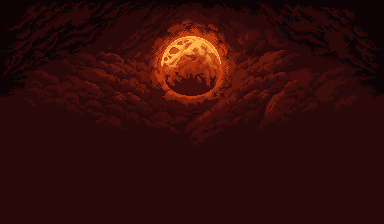
#> input picture art/backgrounds/ashlands/sky.png, 384 x 224 px, found by its file name
$ python prepare_biome_backdrops.py
#> lines starting #> are read from the running program, lines starting #| are printed output that depends on the picture; after the words box and inside, x2 and y2 are one past the last pixel; in counts of white or black regions, pixels touching at a corner belong together
"""Makes the mountains', tundra's and ashlands' backdrops from the graveyard's (GothicVania Cemetery by ansimuz, CC0).

Each place keeps the pictures' pixel art and gets its own colours: a picture's brightness is mapped onto a palette, so the
blood moon becomes a pale moon over the peaks, a hazy sun over the snow, or a smoulder over the ash. The far crags get
snow on their high parts. Run it from the project folder: python tools/prepare_biome_backdrops.py
"""
import os
import numpy as np
from PIL import Image

SOURCE = "art/backgrounds/cemetery"
rng = np.random.default_rng(7)


def load(name):
#> called with name = 'sky.png'
    return np.asarray(Image.open(os.path.join(SOURCE, name)).convert("RGBA")).astype(np.float32) / 255.0
#> call 2 of load, with name = 'far.png'
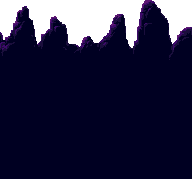
#> input picture art/backgrounds/cemetery/far.png, 192 x 179 px, found by its file name
#> call 3 of load, with name = 'near.png'
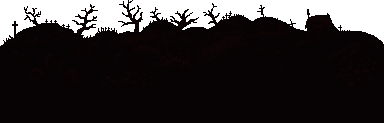
#> input picture art/backgrounds/ashlands/near.png, 384 x 123 px, found by its file name


def hexcolour(code):
    return np.array([int(code[i:i + 2], 16) for i in (1, 3, 5)], dtype=np.float32) / 255.0


def gradient(stops, values):
    """Maps values in 0..1 onto a list of (position, colour) stops."""
    out = np.zeros(values.shape + (3,), dtype=np.float32)
    positions = [p for p, _ in stops]
    for channel in range(3):
        out[..., channel] = np.interp(values, positions, [hexcolour(c)[channel] for _, c in stops])
    return out


def recolour(image, stops, lift=0.0):
#> called with lift = 0
    brightness = image[..., :3] @ np.array([0.3, 0.59, 0.11], dtype=np.float32)
    brightness = np.clip((brightness - brightness.min()) / max(brightness.max() - brightness.min(), 1e-3) + lift, 0.0, 1.0)
    rgb = gradient(stops, brightness)
    return np.concatenate([rgb, image[..., 3:]], axis=2)
#> returned value: shape (224, 384, 4) float32


def save(array, place, name):
#> called with place = 'mountains', name = 'sky.png'
    folder = os.path.join("art/backgrounds", place)
    os.makedirs(folder, exist_ok=True)
    Image.fromarray((np.clip(array, 0, 1) * 255).astype(np.uint8)).save(os.path.join(folder, name))


def crags(image, top, bottom, snow=None, rim=None):
    """The far crags: a haze from the tops of the rocks down, snow on the high parts, a glow along the edge."""
#> called with top = '#6f82a6', bottom = '#171d30', snow = ('#f2f7ff', '#a9bdd9')
    h, w = image.shape[:2]
#> h = 179; w = 192
    alpha = image[..., 3]
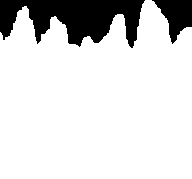
#> alpha: shape (179, 192) float32; values 0 (black) and 1 (white), 84.9% white; 2 black regions, box (x1, y1, x2, y2) and area: (0, 0, 145, 48) 4244, (152, 0, 192, 44) 950
    out = np.zeros_like(image)
    tops = np.array([np.argmax(alpha[:, x] > 0.5) if (alpha[:, x] > 0.5).any() else h for x in range(w)])
#> tops = 192 values, max 48 at index 131, min 0 at index 145, mean 27.05
    glow = np.convolve(rng.random(w), np.ones(9) / 9, mode="same") > 0.55  # embers glow along some of the ridge, not all of it
    shoulder = np.percentile(tops[tops < h], 70) if (tops < h).any() else h
#> shoulder = 37
    for x in range(w):
        for y in range(h):
            if alpha[y, x] <= 0.5:
                continue
            t = (y - tops[x]) / max(h - tops[x], 1)
            colour = hexcolour(top) * (1 - t) + hexcolour(bottom) * t
            if snow is not None:
                depth = np.clip((shoulder - tops[x]) * 0.7, 0, 60)
                depth += 3 * np.sin(x / 2.3) + rng.integers(-2, 3) if depth > 4 else 0
                if y - tops[x] < depth:
                    lit = 1.0 - 0.45 * (y - tops[x]) / max(depth, 1)
                    colour = hexcolour(snow[0]) * lit + hexcolour(snow[1]) * (1 - lit)
            if rim is not None and y - tops[x] < 2 and glow[x]:
                colour = hexcolour(rim)
            out[y, x, :3] = colour
            out[y, x, 3] = 1.0
#> out: shape (179, 192, 4) float32
    return out


sky = load("sky.png")
far = load("far.png")
near = load("near.png")

# Mountains: a cold twilight, a pale moon, tall grey-blue peaks capped with snow.
save(recolour(sky, [(0.0, "#070b18"), (0.35, "#1b2744"), (0.7, "#4a628f"), (1.0, "#e8f0ff")]), "mountains", "sky.png")
save(crags(far, "#6f82a6", "#171d30", snow=("#f2f7ff", "#a9bdd9")), "mountains", "far.png")
save(recolour(near, [(0.0, "#080b14"), (0.6, "#1b2438"), (1.0, "#53668c")]), "mountains", "near.png")

# Tundra: a pale low sun in a teal sky, ice-white ridges, snow-covered ground with the graveyard's bare trees standing in it.
save(recolour(sky, [(0.0, "#08202c"), (0.4, "#1f5a6e"), (0.75, "#86c4d4"), (1.0, "#f4fcff")]), "tundra", "sky.png")
save(crags(far, "#c9e4ee", "#4a7a90", snow=("#ffffff", "#cfe9f2")), "tundra", "far.png")
save(recolour(near, [(0.0, "#1c3345"), (0.5, "#5a8aa3"), (1.0, "#f2fbff")], lift=0.25), "tundra", "near.png")
#> call 4 of recolour, with lift = 0.25
#> in recolour (call 4), `brightness = np.clip((brightness - brightness.min()) / max(brightness...`:
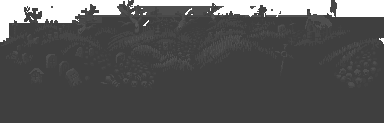
#> brightness: shape (123, 384) float32; min 0.25, max 1, mean 0.339
#> in recolour (call 4), `return np.concatenate([rgb, image[..., 3:]], axis=2)`:
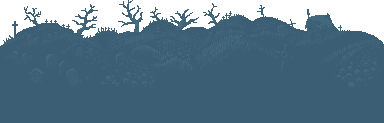
#> returned value: shape (123, 384, 4) float32; mean of channels 0, 1, 2, 3 0.314, 0.443, 0.52, 0.806; transparent parts drawn white

# Ashlands: a smouldering red sky, black crags edged with ember, ash-dark hills.
save(recolour(sky, [(0.0, "#0d0305"), (0.4, "#4a0f0c"), (0.75, "#b8350f"), (1.0, "#ffb347")]), "ashlands", "sky.png")
save(crags(far, "#1c0807", "#040102", rim="#ff6a1f"), "ashlands", "far.png")
#> call 3 of crags, with top = '#1c0807', bottom = '#040102', rim = '#ff6a1f'
#> after the loop in crags (call 3), `for x in range(w):`:
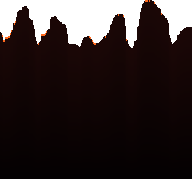
#> out: shape (179, 192, 4) float32; mean of channels 0, 1, 2, 3 0.0553, 0.0158, 0.0152, 0.849; transparent parts drawn white
save(recolour(near, [(0.0, "#070203"), (0.6, "#2a0c08"), (1.0, "#7a2a14")]), "ashlands", "near.png")
#> after the loop in gradient (call 6), `for channel in range(3):`:
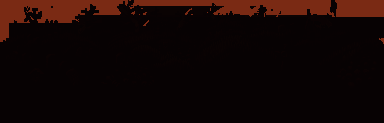
#> out: shape (123, 384, 3) float32; mean of channels 0, 1, 2 0.0785, 0.0255, 0.0193; drawn as R, G, B
print("done")

# Snow: the ice tiles (church stone, recoloured) brightened to snow, for the mountains' high ground and the tundra's floor.
#> (the run stopped early here; a loop or call above may not have finished)
